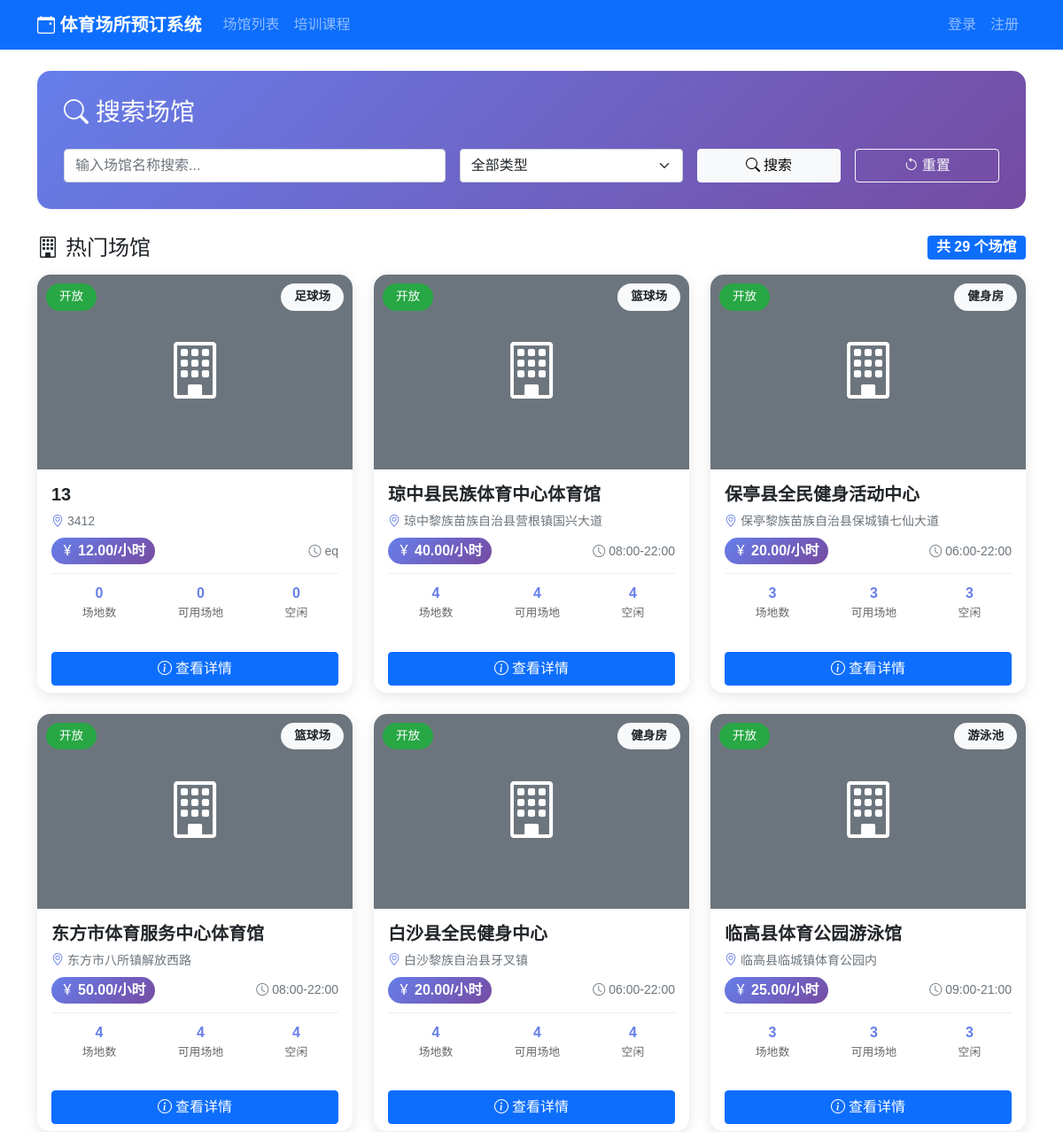
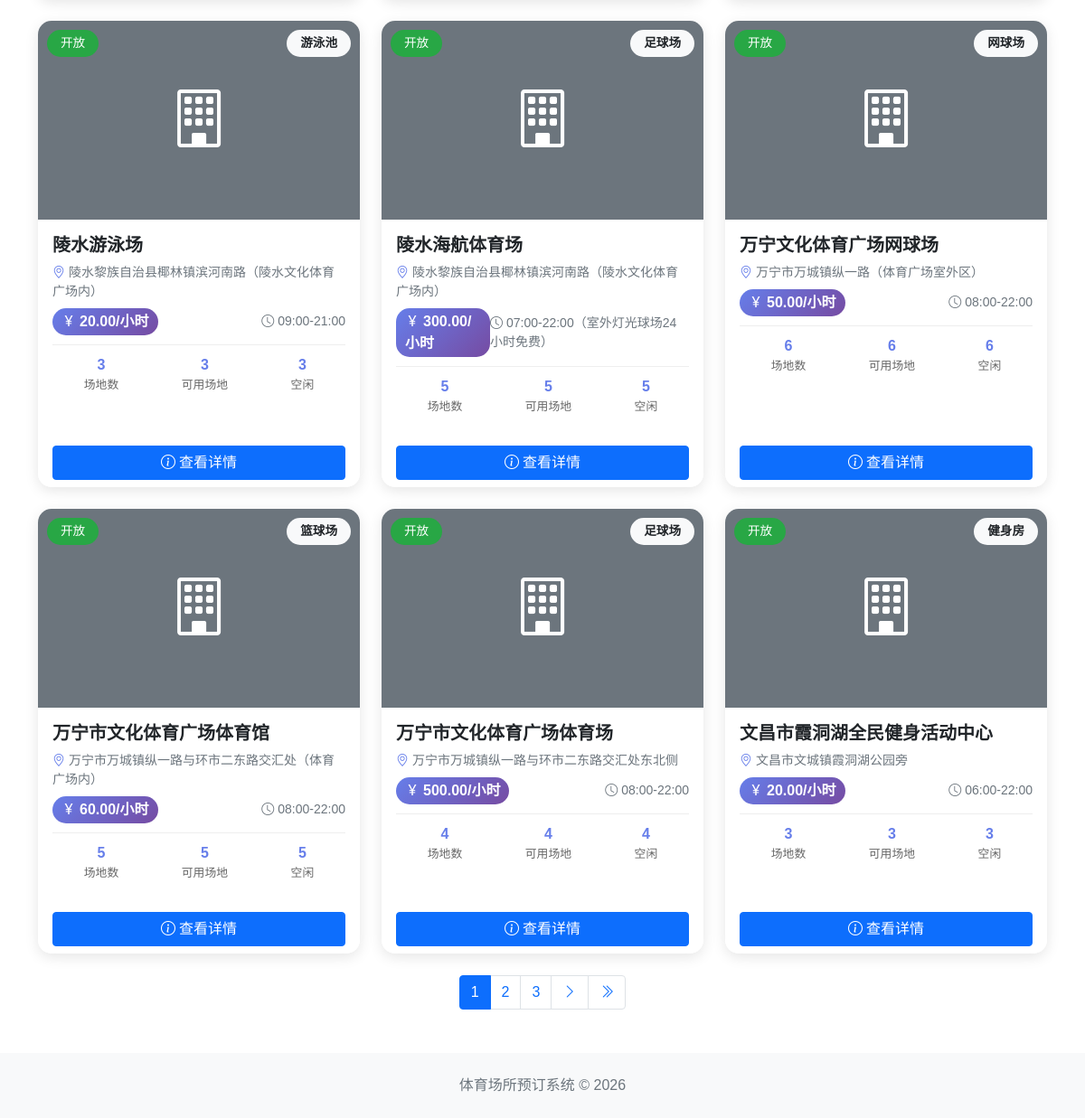
Screenshot of /venues/ with the database file from the repository (2 pictures, top to bottom).
### venues/models.py (models this page shows, shortened)
class Venue(models.Model):
    VENUE_TYPE_CHOICES = (
        ('football', '足球场'),
        ('basketball', '篮球场'),
        ('tennis', '网球场'),
        ('badminton', '羽毛球场'),
        ('swimming', '游泳池'),
        ('table_tennis', '乒乓球室'),
        ('fitness', '健身房'),
        ('other', '其他'),
    )
    STATUS_CHOICES = (
        ('open', '开放'),
        ('closed', '关闭'),
        ('maintenance', '维护中'),
    )
    name = models.CharField(max_length=100, verbose_name='场馆名称')
    venue_type = models.CharField(max_length=20, choices=VENUE_TYPE_CHOICES, verbose_name='场馆类型')
    address = models.TextField(verbose_name='地址')
    description = models.TextField(blank=True, verbose_name='描述')
    image = models.ImageField(upload_to='venues/', blank=True, verbose_name='场馆图片')
    phone = models.CharField(max_length=20, verbose_name='联系电话')
    opening_hours = models.CharField(max_length=100, verbose_name='营业时间')
    price_per_hour = models.DecimalField(max_digits=10, decimal_places=2, verbose_name='每小时价格')
    status = models.CharField(max_length=20, choices=STATUS_CHOICES, default='open', verbose_name='状态')
    created_at = models.DateTimeField(auto_now_add=True, verbose_name='创建时间')
    updated_at = models.DateTimeField(auto_now=True, verbose_name='更新时间')
    class Meta:
        db_table = 'venues'
        verbose_name = '场馆'
        verbose_name_plural = '场馆'

class Field(models.Model):
    FIELD_TYPE_CHOICES = (
        ('indoor', '室内'),
        ('outdoor', '室外'),
    )
    STATUS_CHOICES = (
        ('available', '可用'),
        ('occupied', '已占用'),
        ('maintenance', '维护中'),
        ('disabled', '不可用'),
    )
    venue = models.ForeignKey(Venue, on_delete=models.CASCADE, related_name='fields', verbose_name='所属场馆')
    name = models.CharField(max_length=50, verbose_name='场地名称')
    field_type = models.CharField(max_length=20, choices=FIELD_TYPE_CHOICES, verbose_name='场地类型')
    capacity = models.IntegerField(verbose_name='容纳人数')
    description = models.TextField(blank=True, verbose_name='描述')
    status = models.CharField(max_length=20, choices=STATUS_CHOICES, default='available', verbose_name='状态')
    created_at = models.DateTimeField(auto_now_add=True, verbose_name='创建时间')
    updated_at = models.DateTimeField(auto_now=True, verbose_name='更新时间')
    class Meta:
        db_table = 'fields'
        verbose_name = '场地'
        verbose_name_plural = '场地'

### venues/views.py (the view)
# urls.py: path('', views.venue_list, name='venue_list'),
def venue_list(request):
    venues = Venue.objects.filter(status='open').order_by('-created_at')
    venue_type = request.GET.get('type')
    if venue_type:
        venues = venues.filter(venue_type=venue_type)
    search = request.GET.get('search')
    if search:
        venues = venues.filter(name__icontains=search)
    paginator = Paginator(venues, 12)
    page_number = request.GET.get('page')
    page_obj = paginator.get_page(page_number)
    return render(request, 'venues/venue_list.html', {
        'page_obj': page_obj,
        'venue_type': venue_type,
        'search': search
    })

### templates/venues/venue_list.html (shortened to what this page needs)
{% extends 'base.html' %}
{% block content %}
<div class="search-section">
    <h3 class="text-white mb-4"><i class="bi bi-search me-2"></i>搜索场馆</h3>
    <form method="get" class="row g-3">
        <div class="col-md-5">
            <input type="text" name="search" class="form-control" placeholder="输入场馆名称搜索..." value="{{ search|default:'' }}">
        </div>
        <div class="col-md-3">
            <select name="type" class="form-select">
                <option value="">全部类型</option>
            </select>
        </div>
        <div class="col-md-2">
            <button type="submit" class="btn btn-light w-100">
                <i class="bi bi-search me-1"></i>搜索
            </button>
        </div>
        <div class="col-md-2">
            <a href="{% url 'venues:venue_list' %}" class="btn btn-outline-light w-100">
                <i class="bi bi-arrow-counterclockwise me-1"></i>重置
            </a>
        </div>
    </form>
</div>
<div class="row mb-3">
    <div class="col-md-6">
        <h4 class="mb-0"><i class="bi bi-building me-2"></i>热门场馆</h4>
    </div>
    <div class="col-md-6 text-end">
        <span class="badge bg-primary fs-6">共 {{ page_obj.paginator.count }} 个场馆</span>
    </div>
</div>
<div class="row">
    {% for venue in page_obj %}
    <div class="col-md-4 mb-4">
        <div class="card venue-card h-100">
            <div class="venue-img-container">
                {% if venue.image %}
                <img src="{{ venue.image.url }}" class="card-img-top" alt="{{ venue.name }}" style="height: 220px; object-fit: cover;">
                {% else %}
                <div class="card-img-top bg-secondary d-flex align-items-center justify-content-center" style="height: 220px;">
                    <i class="bi bi-building text-white" style="font-size: 4rem;"></i>
                </div>
                {% endif %}
                <span class="venue-status {{ venue.status }}">{{ venue.get_status_display }}</span>
                <span class="venue-type-badge bg-light text-dark">{{ venue.get_venue_type_display }}</span>
            </div>
            <div class="card-body">
                <h5 class="card-title fw-bold">{{ venue.name }}</h5>
                <p class="card-text text-muted small mb-2">
                    <i class="bi bi-geo-alt venue-info-icon"></i> {{ venue.address|truncatechars:30 }}
                </p>
                <div class="d-flex justify-content-between align-items-center mb-2">
                    <span class="price-tag"><i class="bi bi-currency-yen me-1"></i>{{ venue.price_per_hour }}/小时</span>
                    <small class="text-muted"><i class="bi bi-clock me-1"></i>{{ venue.opening_hours }}</small>
                </div>
                <div class="venue-stats">
                    <div class="stat-item">
                        <div class="stat-value">{{ venue.fields.count }}</div>
                        <div class="stat-label">场地数</div>
                    </div>
                    <div class="stat-item">
                        <div class="stat-value">{{ venue.fields.all|length }}</div>
                        <div class="stat-label">可用场地</div>
                    </div>
                    <div class="stat-item">
                        <div class="stat-value">
                            {% with available=venue.fields.all|length %}
                            {{ available }}
                            {% endwith %}
                        </div>
                        <div class="stat-label">空闲</div>
                    </div>
                </div>
            </div>
            <div class="card-footer bg-white border-top-0">
                <div class="d-grid gap-2">
                    <a href="{% url 'venues:venue_detail' venue.id %}" class="btn btn-primary">
                        <i class="bi bi-info-circle me-1"></i>查看详情
                    </a>
                </div>
            </div>
        </div>
    </div>
    {% endfor %}
</div>
{% if page_obj.has_other_pages %}
<nav aria-label="Page navigation">
    <ul class="pagination justify-content-center">
        {% for num in page_obj.paginator.page_range %}
            {% if page_obj.number == num %}
            <li class="page-item active"><span class="page-link">{{ num }}</span></li>
            {% elif num > page_obj.number|add:'-3' and num < page_obj.number|add:'3' %}
            <li class="page-item">
                <a class="page-link" href="?page={{ num }}{% if search %}&search={{ search }}{% endif %}{% if venue_type %}&type={{ venue_type }}{% endif %}">{{ num }}</a>
            </li>
            {% endif %}
        {% endfor %}
        {% if page_obj.has_next %}
        <li class="page-item">
            <a class="page-link" href="?page={{ page_obj.next_page_number }}{% if search %}&search={{ search }}{% endif %}{% if venue_type %}&type={{ venue_type }}{% endif %}">
                <i class="bi bi-chevron-right"></i>
            </a>
        </li>
        <li class="page-item">
            <a class="page-link" href="?page={{ page_obj.paginator.num_pages }}{% if search %}&search={{ search }}{% endif %}{% if venue_type %}&type={{ venue_type }}{% endif %}">
                <i class="bi bi-chevron-double-right"></i>
            </a>
        </li>
        {% endif %}
    </ul>
</nav>
{% endif %}
{% endblock %}

### templates/base.html (style rules this page uses)
body { font-family: 'Microsoft YaHei', sans-serif; }
.card { box-shadow: 0 2px 4px rgba(0,0,0,0.1); }
.venue-card { transition: transform 0.2s; }

### templates/venues/venue_list.html (style rules this page uses)
.venue-card { border: none; border-radius: 15px; overflow: hidden; transition: all 0.3s ease; box-shadow: 0 4px 15px rgba(0,0,0,0.1); }
.venue-img-container { position: relative; overflow: hidden; }
.venue-type-badge { position: absolute; top: 10px; right: 10px; padding: 5px 15px; border-radius: 20px; font-size: 0.85rem; font-weight: 600; }
.venue-status { position: absolute; top: 10px; left: 10px; padding: 5px 15px; border-radius: 20px; font-size: 0.85rem; }
.venue-status.open { background-color: #28a745; color: white; }
.search-section { background: linear-gradient(135deg, #667eea 0%, #764ba2 100%); padding: 30px; border-radius: 15px; margin-bottom: 30px; }
.venue-info-icon { width: 20px; text-align: center; color: #667eea; }
.price-tag { background: linear-gradient(135deg, #667eea 0%, #764ba2 100%); color: white; padding: 3px 10px; border-radius: 15px; font-weight: 600; }
.venue-stats { display: flex; justify-content: space-around; padding: 10px 0; border-top: 1px solid #eee; margin-top: 10px; }
.venue-stats .stat-item { text-align: center; }
.venue-stats .stat-value { font-weight: bold; color: #667eea; }
.venue-stats .stat-label { font-size: 0.8rem; color: #666; }

### rows the page displays
Venue: status "开放", venue_type "足球场", name "13", address "3412", price_per_hour "12.00", opening_hours "eq", fields.count "0", fields.all|length "0", fields "0"
Venue: status "开放", venue_type "篮球场", name "琼中县民族体育中心体育馆", address "琼中黎族苗族自治县营根镇国兴大道", price_per_hour "40.00", opening_hours "08:00-22:00", fields.count "4", fields.all|length "4", fields "4"
Venue: status "开放", venue_type "健身房", name "保亭县全民健身活动中心", address "保亭黎族苗族自治县保城镇七仙大道", price_per_hour "20.00", opening_hours "06:00-22:00", fields.count "3", fields.all|length "3", fields "3"
Venue: status "开放", venue_type "篮球场", name "东方市体育服务中心体育馆", address "东方市八所镇解放西路", price_per_hour "50.00", opening_hours "08:00-22:00", fields.count "4", fields.all|length "4", fields "4"
Venue: status "开放", venue_type "健身房", name "白沙县全民健身中心", address "白沙黎族自治县牙叉镇", price_per_hour "20.00", opening_hours "06:00-22:00", fields.count "4", fields.all|length "4", fields "4"
Venue: status "开放", venue_type "游泳池", name "临高县体育公园游泳馆", address "临高县临城镇体育公园内", price_per_hour "25.00", opening_hours "09:00-21:00", fields.count "3", fields.all|length "3", fields "3"
Venue: status "开放", venue_type "游泳池", name "陵水游泳场", address "陵水黎族自治县椰林镇滨河南路（陵水文化体育广场内）", price_per_hour "20.00", opening_hours "09:00-21:00", fields.count "3", fields.all|length "3", fields "3"
Venue: status "开放", venue_type "足球场", name "陵水海航体育场", address "陵水黎族自治县椰林镇滨河南路（陵水文化体育广场内）", price_per_hour "300.00", opening_hours "07:00-22:00（室外灯光球场24小时免费）", fields.count "5", fields.all|length "5", fields "5"
Venue: status "开放", venue_type "网球场", name "万宁文化体育广场网球场", address "万宁市万城镇纵一路（体育广场室外区）", price_per_hour "50.00", opening_hours "08:00-22:00", fields.count "6", fields.all|length "6", fields "6"
Venue: status "开放", venue_type "篮球场", name "万宁市文化体育广场体育馆", address "万宁市万城镇纵一路与环市二东路交汇处（体育广场内）", price_per_hour "60.00", opening_hours "08:00-22:00", fields.count "5", fields.all|length "5", fields "5"
Venue: status "开放", venue_type "足球场", name "万宁市文化体育广场体育场", address "万宁市万城镇纵一路与环市二东路交汇处东北侧", price_per_hour "500.00", opening_hours "08:00-22:00", fields.count "4", fields.all|length "4", fields "4"
Venue: status "开放", venue_type "健身房", name "文昌市霞洞湖全民健身活动中心", address "文昌市文城镇霞洞湖公园旁", price_per_hour "20.00", opening_hours "06:00-22:00", fields.count "3", fields.all|length "3", fields "3"

### other values shown
{{ page_obj.paginator.count }} "29"
{{ num }} "1"
{{ num }} "2" "3"
